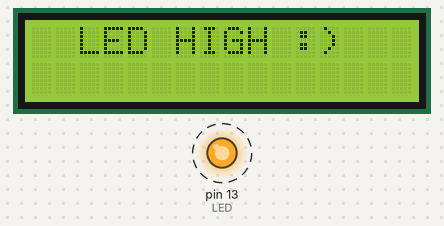
A sketch run on a simulated Arduino Uno, built with avr-gcc and run on an emulated ATmega328P. Shown: 16×2 character LCD, output pins drawn as LEDs (lit = HIGH). Dashed ring = blinking.

Above: at 0.26 s.
At 0.67 s:
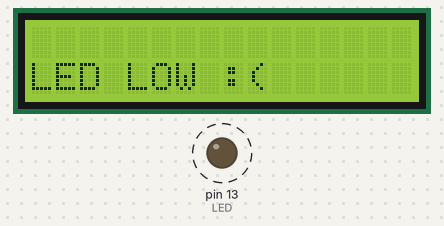
Timing chart, 0 to 130.0 s (numbered marks = the images above):
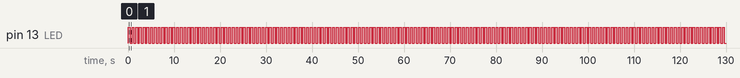

Measured:
- by itself, pin 13 (LED): alternates HIGH for 0.40 s and LOW for 0.40 s
- what the display in image 1 shows lasts 0.4 s, from 0.5 s to 0.9 s

The sketch:

LCD_LED_IF.ino
```cpp
#include <LiquidCrystal.h>

//Define os pinos que serão utilizados para ligação ao display
LiquidCrystal lcd(12, 11, 5, 4, 3, 2);

// led porta 13
int LED=13;

void setup()
{
  //Define o número de colunas e linhas do LCD
  lcd.begin(16, 2);
  // LED 13
  pinMode(LED, OUTPUT);
}

void loop()
{
  digitalWrite(LED, HIGH);
  //int posC, int posL,int timeLCD,String texto
  writeLCD(2,0,400,"LED HIGH :)");
  // inicio delocamento
  //rolagem(1,6);

  digitalWrite(LED, LOW);
  //char L,int posC, int posL,int timeLCD,String texto
  writeLCD(0,1,400,"LED LOW :(");
  // inicio delocamento
  //rolagem(1,6);


}

void writeLCD(int posC, int posL,int timeLCD, String texto){
  //Limpa a tela
  lcd.clear();


  lcd.setCursor(posC, posL);
  //Envia o texto entre aspas para o LCD
  lcd.print(texto);
  delay(timeLCD);
}

void rolagem(int init, int pos){
  //Rolagem para a esquerda
  for (int posicao = init; posicao < pos; posicao++)
  {
    lcd.scrollDisplayLeft();
    delay(300);
  }
  //Rolagem para a direita
  for (int posicao = init; posicao < pos; posicao++)
  {
    lcd.scrollDisplayRight();
    delay(300);
  }
}
```
